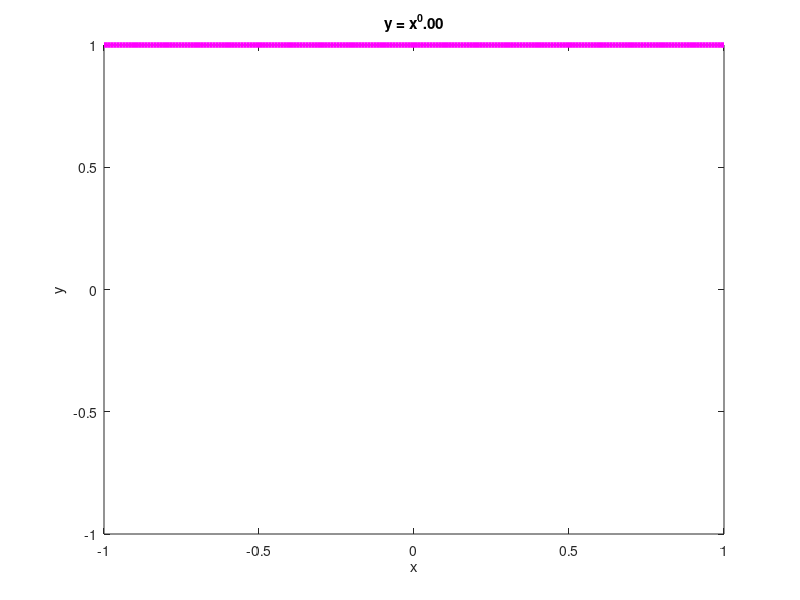
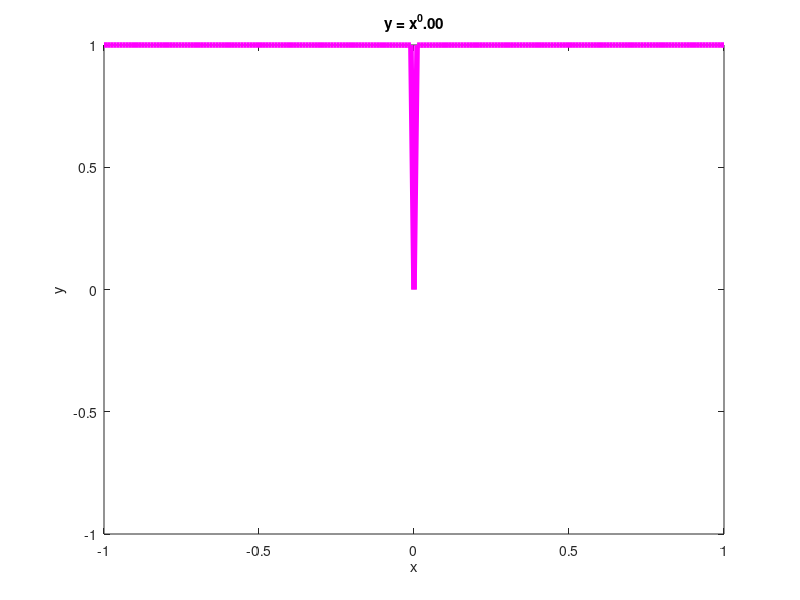
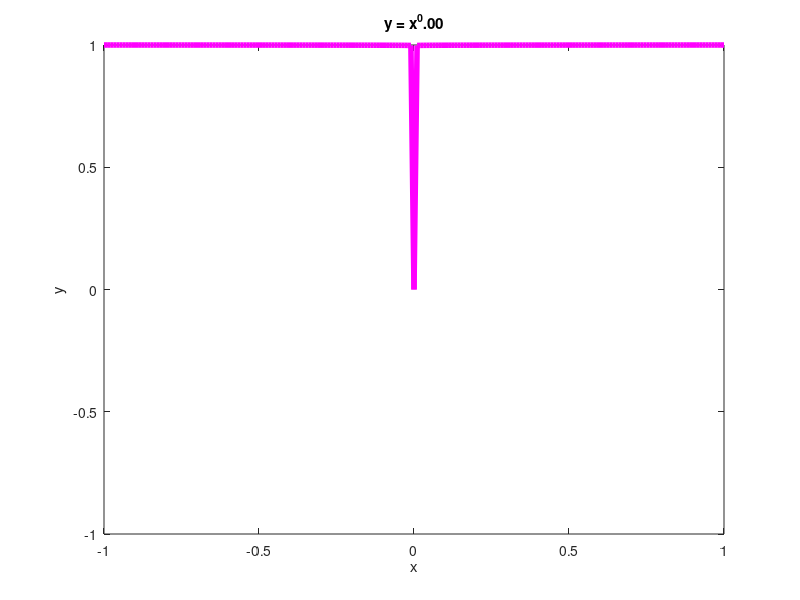
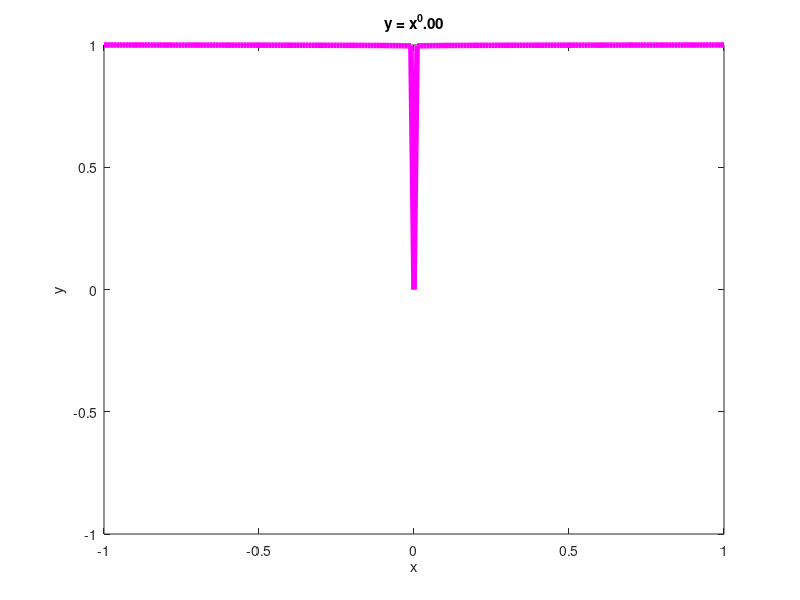

The MATLAB source for these figures, in order: (Note: a time limit stopped this script after it produced the figures.)
set(0, 'defaultfigurevisible', 'off');

x = -1:0.01:1;

for t=[0:1000]
  exponent = (t / 100)^2;
  plot(x, x .^ exponent, 'linewidth', 4, 'color', 'm')
  if (t >= 500)
    ticking = (t - 750) / 10;
    legs = [(0.4 - 0.1*sin(ticking)) 0.4 (0.4 + 0.1*sin(ticking + pi/2))];
    hold on
    plot(legs, [-1 0 -1], 'linewidth', 4, 'color', 'm')
    plot(-legs, [-1 0 -1], 'linewidth', 4, 'color', 'm')
    if (mod(floor(t / 100), 2) == 1)
      text(0.5 + rand()*0.2, 0.5 + rand()*0.2, 'WUF', 'fontsize', 36)
    end
    hold off
  end
  axis([-1 1 -1 1])
  xlabel('x')
  ylabel('y')
  title(sprintf('y = x^%.2f', exponent))
  filename = sprintf('output/%04d.png', t);
  print(filename);
end
